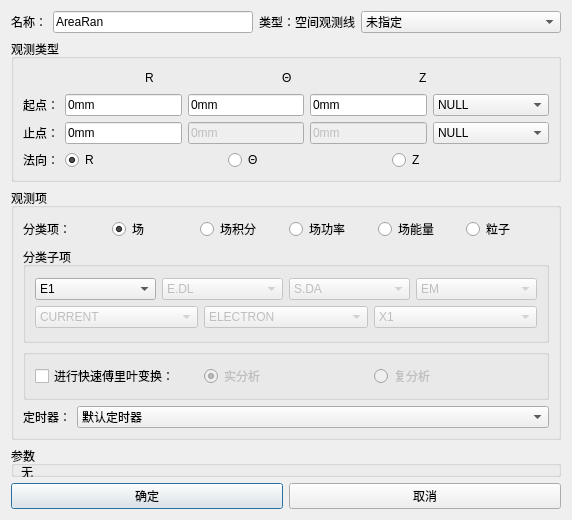
<?xml version="1.0" encoding="UTF-8"?>
<ui version="4.0">
 <class>Dialog_RanDlg</class>
 <widget class="QDialog" name="Dialog_RanDlg">
  <property name="windowModality">
   <enum>Qt::ApplicationModal</enum>
  </property>
  <property name="geometry">
   <rect>
    <x>0</x>
    <y>0</y>
    <width>572</width>
    <height>520</height>
   </rect>
  </property>
  <property name="minimumSize">
   <size>
    <width>0</width>
    <height>0</height>
   </size>
  </property>
  <property name="maximumSize">
   <size>
    <width>16777215</width>
    <height>16777215</height>
   </size>
  </property>
  <property name="windowTitle">
   <string>空间观测设置</string>
  </property>
  <layout class="QGridLayout" name="gridLayout_7">
   <item row="0" column="0" colspan="2">
    <layout class="QHBoxLayout" name="horizontalLayout">
     <item>
      <widget class="QLabel" name="Label_Name">
       <property name="sizePolicy">
        <sizepolicy hsizetype="Fixed" vsizetype="Preferred">
         <horstretch>0</horstretch>
         <verstretch>0</verstretch>
        </sizepolicy>
       </property>
       <property name="text">
        <string>名称：</string>
       </property>
      </widget>
     </item>
     <item>
      <widget class="QLineEdit" name="LineEdit_Name">
       <property name="sizePolicy">
        <sizepolicy hsizetype="Preferred" vsizetype="Fixed">
         <horstretch>0</horstretch>
         <verstretch>0</verstretch>
        </sizepolicy>
       </property>
       <property name="text">
        <string>AreaRan</string>
       </property>
      </widget>
     </item>
     <item>
      <widget class="QLabel" name="Label_Shadow">
       <property name="sizePolicy">
        <sizepolicy hsizetype="Fixed" vsizetype="Preferred">
         <horstretch>0</horstretch>
         <verstretch>0</verstretch>
        </sizepolicy>
       </property>
       <property name="text">
        <string>类型：空间观测线</string>
       </property>
      </widget>
     </item>
     <item>
      <widget class="StyledComboBox" name="ComboBox_Shadow">
       <property name="enabled">
        <bool>true</bool>
       </property>
       <property name="sizePolicy">
        <sizepolicy hsizetype="Preferred" vsizetype="Fixed">
         <horstretch>0</horstretch>
         <verstretch>0</verstretch>
        </sizepolicy>
       </property>
       <property name="maximumSize">
        <size>
         <width>16777215</width>
         <height>16777215</height>
        </size>
       </property>
       <property name="sizeIncrement">
        <size>
         <width>1</width>
         <height>0</height>
        </size>
       </property>
       <property name="editable">
        <bool>false</bool>
       </property>
       <item>
        <property name="text">
         <string>未指定</string>
        </property>
       </item>
      </widget>
     </item>
    </layout>
   </item>
   <item row="4" column="0" colspan="2">
    <layout class="QHBoxLayout" name="horizontalLayout_10">
     <item>
      <widget class="QPushButton" name="pushButton_ok">
       <property name="text">
        <string>确定</string>
       </property>
      </widget>
     </item>
     <item>
      <widget class="QPushButton" name="pushButton">
       <property name="text">
        <string>取消</string>
       </property>
      </widget>
     </item>
    </layout>
   </item>
   <item row="3" column="0" colspan="2">
    <widget class="QGroupBox" name="groupBox_2">
     <property name="title">
      <string>参数</string>
     </property>
     <widget class="QLabel" name="label_5">
      <property name="geometry">
       <rect>
        <x>10</x>
        <y>20</y>
        <width>54</width>
        <height>12</height>
       </rect>
      </property>
      <property name="text">
       <string>无</string>
      </property>
     </widget>
    </widget>
   </item>
   <item row="2" column="0" colspan="2">
    <widget class="QGroupBox" name="groupBox_Port_2">
     <property name="title">
      <string>观测项</string>
     </property>
     <layout class="QGridLayout" name="gridLayout_3">
      <item row="8" column="0">
       <spacer name="verticalSpacer_14">
        <property name="orientation">
         <enum>Qt::Vertical</enum>
        </property>
        <property name="sizeHint" stdset="0">
         <size>
          <width>20</width>
          <height>40</height>
         </size>
        </property>
       </spacer>
      </item>
      <item row="6" column="0">
       <spacer name="verticalSpacer_13">
        <property name="orientation">
         <enum>Qt::Vertical</enum>
        </property>
        <property name="sizeHint" stdset="0">
         <size>
          <width>20</width>
          <height>40</height>
         </size>
        </property>
       </spacer>
      </item>
      <item row="5" column="0">
       <layout class="QHBoxLayout" name="horizontalLayout_5">
        <item>
         <widget class="QGroupBox" name="groupBox_4">
          <property name="title">
           <string/>
          </property>
          <property name="flat">
           <bool>true</bool>
          </property>
          <layout class="QGridLayout" name="gridLayout">
           <item row="1" column="0">
            <widget class="QCheckBox" name="checkBox_Fourier">
             <property name="text">
              <string>进行快速傅里叶变换：</string>
             </property>
            </widget>
           </item>
           <item row="1" column="1">
            <widget class="QRadioButton" name="radioButton_real">
             <property name="enabled">
              <bool>false</bool>
             </property>
             <property name="text">
              <string>实分析</string>
             </property>
             <property name="checked">
              <bool>true</bool>
             </property>
            </widget>
           </item>
           <item row="1" column="2">
            <widget class="QRadioButton" name="radioButton_complex">
             <property name="enabled">
              <bool>false</bool>
             </property>
             <property name="text">
              <string>复分析</string>
             </property>
            </widget>
           </item>
          </layout>
         </widget>
        </item>
       </layout>
      </item>
      <item row="7" column="0">
       <layout class="QHBoxLayout" name="horizontalLayout_end_4">
        <item>
         <widget class="QLabel" name="label_end_3">
          <property name="sizePolicy">
           <sizepolicy hsizetype="Fixed" vsizetype="Preferred">
            <horstretch>0</horstretch>
            <verstretch>0</verstretch>
           </sizepolicy>
          </property>
          <property name="text">
           <string>定时器：</string>
          </property>
         </widget>
        </item>
        <item>
         <widget class="StyledComboBox" name="ComboBox_timer">
          <item>
           <property name="text">
            <string>默认定时器</string>
           </property>
          </item>
          <item>
           <property name="text">
            <string>仅开始时刻</string>
           </property>
          </item>
          <item>
           <property name="text">
            <string>仅结束时刻</string>
           </property>
          </item>
         </widget>
        </item>
       </layout>
      </item>
      <item row="4" column="0">
       <spacer name="verticalSpacer_12">
        <property name="orientation">
         <enum>Qt::Vertical</enum>
        </property>
        <property name="sizeHint" stdset="0">
         <size>
          <width>20</width>
          <height>40</height>
         </size>
        </property>
       </spacer>
      </item>
      <item row="1" column="0">
       <layout class="QHBoxLayout" name="horizontalLayout_start_2">
        <item>
         <widget class="QLabel" name="label_start_2">
          <property name="text">
           <string>分类项：</string>
          </property>
         </widget>
        </item>
        <item>
         <widget class="QRadioButton" name="radioButton_field">
          <property name="text">
           <string>场</string>
          </property>
          <property name="checked">
           <bool>true</bool>
          </property>
         </widget>
        </item>
        <item>
         <widget class="QRadioButton" name="radioButton_integral">
          <property name="text">
           <string>场积分</string>
          </property>
         </widget>
        </item>
        <item>
         <widget class="QRadioButton" name="radioButton_power">
          <property name="text">
           <string>场功率</string>
          </property>
         </widget>
        </item>
        <item>
         <widget class="QRadioButton" name="radioButton_energy">
          <property name="text">
           <string>场能量</string>
          </property>
         </widget>
        </item>
        <item>
         <widget class="QRadioButton" name="radioButton_particles">
          <property name="text">
           <string>粒子</string>
          </property>
         </widget>
        </item>
       </layout>
      </item>
      <item row="0" column="0">
       <spacer name="verticalSpacer_8">
        <property name="orientation">
         <enum>Qt::Vertical</enum>
        </property>
        <property name="sizeHint" stdset="0">
         <size>
          <width>20</width>
          <height>40</height>
         </size>
        </property>
       </spacer>
      </item>
      <item row="2" column="0">
       <spacer name="verticalSpacer_9">
        <property name="orientation">
         <enum>Qt::Vertical</enum>
        </property>
        <property name="sizeHint" stdset="0">
         <size>
          <width>20</width>
          <height>40</height>
         </size>
        </property>
       </spacer>
      </item>
      <item row="3" column="0">
       <widget class="QGroupBox" name="groupBox">
        <property name="title">
         <string>分类子项</string>
        </property>
        <layout class="QGridLayout" name="gridLayout_4">
         <item row="1" column="0">
          <layout class="QHBoxLayout" name="horizontalLayout_4">
           <item>
            <widget class="StyledComboBox" name="ComboBox_E1">
             <property name="enabled">
              <bool>true</bool>
             </property>
             <item>
              <property name="text">
               <string>E1</string>
              </property>
             </item>
             <item>
              <property name="text">
               <string>E2</string>
              </property>
             </item>
             <item>
              <property name="text">
               <string>E3</string>
              </property>
             </item>
             <item>
              <property name="text">
               <string>B1</string>
              </property>
             </item>
             <item>
              <property name="text">
               <string>B2</string>
              </property>
             </item>
             <item>
              <property name="text">
               <string>B3</string>
              </property>
             </item>
             <item>
              <property name="text">
               <string>J1</string>
              </property>
             </item>
             <item>
              <property name="text">
               <string>J2</string>
              </property>
             </item>
             <item>
              <property name="text">
               <string>J3</string>
              </property>
             </item>
             <item>
              <property name="text">
               <string>Q0</string>
              </property>
             </item>
             <item>
              <property name="text">
               <string>E1AV</string>
              </property>
             </item>
             <item>
              <property name="text">
               <string>E2AV</string>
              </property>
             </item>
             <item>
              <property name="text">
               <string>E3AV</string>
              </property>
             </item>
             <item>
              <property name="text">
               <string>B1AV</string>
              </property>
             </item>
             <item>
              <property name="text">
               <string>B2AV</string>
              </property>
             </item>
             <item>
              <property name="text">
               <string>B3AV</string>
              </property>
             </item>
             <item>
              <property name="text">
               <string>E1ST</string>
              </property>
             </item>
             <item>
              <property name="text">
               <string>E2ST</string>
              </property>
             </item>
             <item>
              <property name="text">
               <string>E3ST</string>
              </property>
             </item>
             <item>
              <property name="text">
               <string>B1ST</string>
              </property>
             </item>
             <item>
              <property name="text">
               <string>B2ST</string>
              </property>
             </item>
             <item>
              <property name="text">
               <string>B3ST</string>
              </property>
             </item>
             <item>
              <property name="text">
               <string>PHST</string>
              </property>
             </item>
             <item>
              <property name="text">
               <string>B</string>
              </property>
             </item>
             <item>
              <property name="text">
               <string>E</string>
              </property>
             </item>
            </widget>
           </item>
           <item>
            <widget class="StyledComboBox" name="ComboBox_EDL">
             <property name="enabled">
              <bool>false</bool>
             </property>
             <item>
              <property name="text">
               <string>E.DL</string>
              </property>
             </item>
             <item>
              <property name="text">
               <string>H.DL</string>
              </property>
             </item>
             <item>
              <property name="text">
               <string>J.DA</string>
              </property>
             </item>
            </widget>
           </item>
           <item>
            <widget class="StyledComboBox" name="ComboBox_SDA">
             <property name="enabled">
              <bool>false</bool>
             </property>
             <item>
              <property name="text">
               <string>S.DA</string>
              </property>
             </item>
            </widget>
           </item>
           <item>
            <widget class="StyledComboBox" name="ComboBox_EM">
             <property name="enabled">
              <bool>false</bool>
             </property>
             <item>
              <property name="text">
               <string>EM</string>
              </property>
             </item>
             <item>
              <property name="text">
               <string>ELECTRIC</string>
              </property>
             </item>
             <item>
              <property name="text">
               <string>MAGNETIC</string>
              </property>
             </item>
            </widget>
           </item>
          </layout>
         </item>
         <item row="3" column="0">
          <spacer name="verticalSpacer_11">
           <property name="orientation">
            <enum>Qt::Vertical</enum>
           </property>
           <property name="sizeHint" stdset="0">
            <size>
             <width>20</width>
             <height>40</height>
            </size>
           </property>
          </spacer>
         </item>
         <item row="0" column="0">
          <spacer name="verticalSpacer_10">
           <property name="orientation">
            <enum>Qt::Vertical</enum>
           </property>
           <property name="sizeHint" stdset="0">
            <size>
             <width>20</width>
             <height>40</height>
            </size>
           </property>
          </spacer>
         </item>
         <item row="2" column="0">
          <layout class="QHBoxLayout" name="horizontalLayout_6">
           <item>
            <widget class="QComboBox" name="comboBox_particle">
             <property name="enabled">
              <bool>false</bool>
             </property>
             <item>
              <property name="text">
               <string>CURRENT</string>
              </property>
             </item>
             <item>
              <property name="text">
               <string>POWER</string>
              </property>
             </item>
             <item>
              <property name="text">
               <string>ENERGY</string>
              </property>
             </item>
            </widget>
           </item>
           <item>
            <widget class="QComboBox" name="comboBox_particleType">
             <property name="enabled">
              <bool>false</bool>
             </property>
             <item>
              <property name="text">
               <string>ELECTRON</string>
              </property>
             </item>
             <item>
              <property name="text">
               <string>PROTON</string>
              </property>
             </item>
            </widget>
           </item>
           <item>
            <widget class="QComboBox" name="comboBox_axis">
             <property name="enabled">
              <bool>false</bool>
             </property>
             <item>
              <property name="text">
               <string>X1</string>
              </property>
             </item>
             <item>
              <property name="text">
               <string>X2</string>
              </property>
             </item>
             <item>
              <property name="text">
               <string>X3</string>
              </property>
             </item>
            </widget>
           </item>
          </layout>
         </item>
        </layout>
       </widget>
      </item>
     </layout>
    </widget>
   </item>
   <item row="1" column="0" colspan="2">
    <widget class="QGroupBox" name="groupBox_Port">
     <property name="title">
      <string>观测类型</string>
     </property>
     <layout class="QGridLayout" name="gridLayout_2">
      <item row="3" column="0">
       <layout class="QHBoxLayout" name="horizontalLayout_start">
        <item>
         <widget class="QLabel" name="label_start">
          <property name="text">
           <string>起点：</string>
          </property>
         </widget>
        </item>
        <item>
         <widget class="QLineEdit" name="LineEdit_start_x">
          <property name="text">
           <string>0mm</string>
          </property>
         </widget>
        </item>
        <item>
         <widget class="QLineEdit" name="LineEdit_start_y">
          <property name="text">
           <string>0mm</string>
          </property>
         </widget>
        </item>
        <item>
         <widget class="QLineEdit" name="LineEdit_start_z">
          <property name="text">
           <string>0mm</string>
          </property>
         </widget>
        </item>
        <item>
         <widget class="StyledComboBox" name="ComboBox_start">
          <property name="sizePolicy">
           <sizepolicy hsizetype="Expanding" vsizetype="Fixed">
            <horstretch>0</horstretch>
            <verstretch>0</verstretch>
           </sizepolicy>
          </property>
          <item>
           <property name="text">
            <string>NULL</string>
           </property>
          </item>
         </widget>
        </item>
       </layout>
      </item>
      <item row="1" column="0">
       <layout class="QHBoxLayout" name="horizontalLayout_3">
        <item>
         <spacer name="horizontalSpacer">
          <property name="orientation">
           <enum>Qt::Horizontal</enum>
          </property>
          <property name="sizeHint" stdset="0">
           <size>
            <width>40</width>
            <height>20</height>
           </size>
          </property>
         </spacer>
        </item>
        <item>
         <widget class="QLabel" name="label_X">
          <property name="text">
           <string>R</string>
          </property>
         </widget>
        </item>
        <item>
         <spacer name="horizontalSpacer_2">
          <property name="orientation">
           <enum>Qt::Horizontal</enum>
          </property>
          <property name="sizeHint" stdset="0">
           <size>
            <width>40</width>
            <height>20</height>
           </size>
          </property>
         </spacer>
        </item>
        <item>
         <widget class="QLabel" name="label_Y">
          <property name="text">
           <string>Θ</string>
          </property>
         </widget>
        </item>
        <item>
         <spacer name="horizontalSpacer_3">
          <property name="orientation">
           <enum>Qt::Horizontal</enum>
          </property>
          <property name="sizeHint" stdset="0">
           <size>
            <width>40</width>
            <height>20</height>
           </size>
          </property>
         </spacer>
        </item>
        <item>
         <widget class="QLabel" name="label_Z">
          <property name="text">
           <string>Z</string>
          </property>
         </widget>
        </item>
        <item>
         <spacer name="horizontalSpacer_4">
          <property name="orientation">
           <enum>Qt::Horizontal</enum>
          </property>
          <property name="sizeHint" stdset="0">
           <size>
            <width>40</width>
            <height>20</height>
           </size>
          </property>
         </spacer>
        </item>
       </layout>
      </item>
      <item row="7" column="0">
       <layout class="QHBoxLayout" name="horizontalLayout_2">
        <item>
         <widget class="QLabel" name="label">
          <property name="text">
           <string>法向：</string>
          </property>
         </widget>
        </item>
        <item>
         <widget class="QRadioButton" name="radioButton_x">
          <property name="enabled">
           <bool>true</bool>
          </property>
          <property name="sizePolicy">
           <sizepolicy hsizetype="Expanding" vsizetype="Fixed">
            <horstretch>0</horstretch>
            <verstretch>0</verstretch>
           </sizepolicy>
          </property>
          <property name="text">
           <string>R</string>
          </property>
          <property name="checkable">
           <bool>true</bool>
          </property>
          <property name="checked">
           <bool>true</bool>
          </property>
         </widget>
        </item>
        <item>
         <widget class="QRadioButton" name="radioButton_y">
          <property name="sizePolicy">
           <sizepolicy hsizetype="Expanding" vsizetype="Fixed">
            <horstretch>0</horstretch>
            <verstretch>0</verstretch>
           </sizepolicy>
          </property>
          <property name="text">
           <string>Θ</string>
          </property>
         </widget>
        </item>
        <item>
         <widget class="QRadioButton" name="radioButton_z">
          <property name="sizePolicy">
           <sizepolicy hsizetype="Expanding" vsizetype="Fixed">
            <horstretch>0</horstretch>
            <verstretch>0</verstretch>
           </sizepolicy>
          </property>
          <property name="text">
           <string>Z</string>
          </property>
         </widget>
        </item>
       </layout>
      </item>
      <item row="5" column="0">
       <layout class="QHBoxLayout" name="horizontalLayout_end">
        <item>
         <widget class="QLabel" name="label_end">
          <property name="text">
           <string>止点：</string>
          </property>
         </widget>
        </item>
        <item>
         <widget class="QLineEdit" name="LineEdit_end_x">
          <property name="enabled">
           <bool>true</bool>
          </property>
          <property name="text">
           <string>0mm</string>
          </property>
         </widget>
        </item>
        <item>
         <widget class="QLineEdit" name="LineEdit_end_y">
          <property name="enabled">
           <bool>false</bool>
          </property>
          <property name="text">
           <string>0mm</string>
          </property>
         </widget>
        </item>
        <item>
         <widget class="QLineEdit" name="LineEdit_end_z">
          <property name="enabled">
           <bool>false</bool>
          </property>
          <property name="text">
           <string>0mm</string>
          </property>
         </widget>
        </item>
        <item>
         <widget class="StyledComboBox" name="ComboBox_end">
          <property name="sizePolicy">
           <sizepolicy hsizetype="Expanding" vsizetype="Fixed">
            <horstretch>0</horstretch>
            <verstretch>0</verstretch>
           </sizepolicy>
          </property>
          <item>
           <property name="text">
            <string>NULL</string>
           </property>
          </item>
         </widget>
        </item>
       </layout>
      </item>
      <item row="2" column="0">
       <spacer name="verticalSpacer_3">
        <property name="orientation">
         <enum>Qt::Vertical</enum>
        </property>
        <property name="sizeHint" stdset="0">
         <size>
          <width>20</width>
          <height>40</height>
         </size>
        </property>
       </spacer>
      </item>
      <item row="4" column="0">
       <spacer name="verticalSpacer_4">
        <property name="orientation">
         <enum>Qt::Vertical</enum>
        </property>
        <property name="sizeHint" stdset="0">
         <size>
          <width>20</width>
          <height>40</height>
         </size>
        </property>
       </spacer>
      </item>
      <item row="6" column="0">
       <spacer name="verticalSpacer_5">
        <property name="orientation">
         <enum>Qt::Vertical</enum>
        </property>
        <property name="sizeHint" stdset="0">
         <size>
          <width>20</width>
          <height>40</height>
         </size>
        </property>
       </spacer>
      </item>
      <item row="0" column="0">
       <spacer name="verticalSpacer_2">
        <property name="orientation">
         <enum>Qt::Vertical</enum>
        </property>
        <property name="sizeHint" stdset="0">
         <size>
          <width>20</width>
          <height>40</height>
         </size>
        </property>
       </spacer>
      </item>
      <item row="8" column="0">
       <spacer name="verticalSpacer_6">
        <property name="orientation">
         <enum>Qt::Vertical</enum>
        </property>
        <property name="sizeHint" stdset="0">
         <size>
          <width>20</width>
          <height>40</height>
         </size>
        </property>
       </spacer>
      </item>
     </layout>
    </widget>
   </item>
  </layout>
 </widget>
 <customwidgets>
  <customwidget>
   <class>StyledComboBox</class>
   <extends>QComboBox</extends>
   <header>StyledComboBox.h</header>
  </customwidget>
 </customwidgets>
 <resources/>
 <connections/>
</ui>
